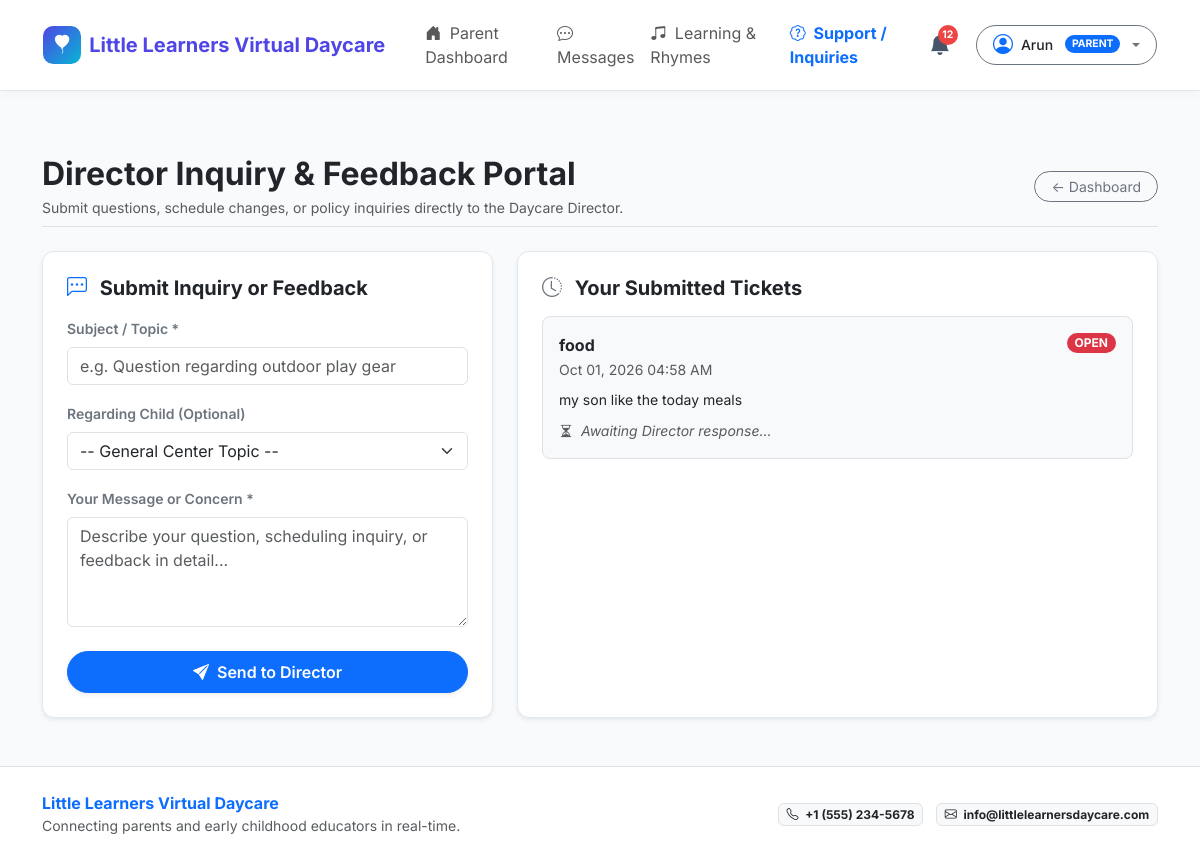
Page /parent/complaints (signed in) on the committed database.
### models/user.py (models this page shows, shortened)
class User(UserMixin, db.Model):
    __tablename__ = 'users'
    id = db.Column(db.Integer, primary_key=True)
    name = db.Column(db.String(120), nullable=False)
    email = db.Column(db.String(120), unique=True, nullable=False, index=True)
    password_hash = db.Column(db.String(256), nullable=False)
    role = db.Column(db.String(20), nullable=False, default='parent') # 'admin', 'caregiver', 'parent'
    phone = db.Column(db.String(30), nullable=True)
    created_at = db.Column(db.DateTime, default=datetime.utcnow)
    is_approved = db.Column(db.Boolean, default=True) # caregivers need admin approval
    reset_token = db.Column(db.String(100), nullable=True, index=True)
    reset_token_expiry = db.Column(db.DateTime, nullable=True)
    parent_children = db.relationship('Child', back_populates='parent', foreign_keys='Child.parent_id', lazy='dynamic')
    assigned_children = db.relationship('Child', back_populates='caregiver', foreign_keys='Child.caregiver_id', lazy='dynamic')
    activity_logs = db.relationship('ActivityLog', back_populates='author', lazy='dynamic')
    photos_uploaded = db.relationship('Photo', back_populates='uploader', lazy='dynamic')
    sent_messages = db.relationship('Message', back_populates='sender', foreign_keys='Message.sender_id', lazy='dynamic')
    received_messages = db.relationship('Message', back_populates='receiver', foreign_keys='Message.receiver_id', lazy='dynamic')
    notifications = db.relationship('Notification', back_populates='user', lazy='dynamic', cascade='all, delete-orphan')
    complaints = db.relationship('Complaint', back_populates='user', lazy='dynamic')
    @property
    def is_admin(self):
        return self.role == 'admin'
    @property
    def is_caretaker(self):
        return self.role in ('caretaker', 'caregiver')
    @property
    def is_caregiver(self):
        return self.is_caretaker
    @property
    def is_parent(self):
        return self.role == 'parent'
    @property
    def display_role(self):
        if self.is_caretaker:
            return "Caretaker"
        return self.role.title()

### models/complaint.py (models this page shows, shortened)
class Complaint(db.Model):
    __tablename__ = 'complaints'
    id = db.Column(db.Integer, primary_key=True)
    user_id = db.Column(db.Integer, db.ForeignKey('users.id'), nullable=False)
    child_id = db.Column(db.Integer, db.ForeignKey('children.id'), nullable=True)
    subject = db.Column(db.String(200), nullable=False)
    message = db.Column(db.Text, nullable=False)
    status = db.Column(db.String(30), default='open') # 'open', 'in_progress', 'resolved'
    admin_response = db.Column(db.Text, nullable=True)
    created_at = db.Column(db.DateTime, default=datetime.utcnow)
    updated_at = db.Column(db.DateTime, default=datetime.utcnow, onupdate=datetime.utcnow)
    user = db.relationship('User', back_populates='complaints')
    child = db.relationship('Child')
    @property
    def badge_class(self):
        badges = {
            'open': 'bg-danger',
            'in_progress': 'bg-warning text-dark',
            'resolved': 'bg-success'
        }
        return badges.get(self.status, 'bg-secondary')
    @property
    def formatted_date(self):
        return self.created_at.strftime('%b %d, %Y %I:%M %p')

### routes/parent.py (the view, shortened to what this page needs)
@parent_bp.route('/complaints', methods=['GET', 'POST'])
def complaints():
    user_children = Child.query.filter_by(parent_id=current_user.id).all() if current_user.is_parent else []
    user_complaints = Complaint.query.filter_by(user_id=current_user.id).order_by(Complaint.created_at.desc()).all()
    return render_template('parent/complaints.html', complaints=user_complaints, children=user_children)

### templates/parent/complaints.html (shortened to what this page needs)
{% extends "base.html" %}
{% block content %}
<div class="container py-4">
  <div class="d-flex flex-column flex-md-row justify-content-between align-items-start align-items-md-center gap-2 mb-4 pb-2 border-bottom">
    <div>
      <h2 class="fw-bold text-dark mb-1">Director Inquiry & Feedback Portal</h2>
      <p class="text-muted small mb-0">Submit questions, schedule changes, or policy inquiries directly to the Daycare Director.</p>
    </div>
    <a href="{{ url_for('parent.dashboard') }}" class="btn btn-outline-secondary btn-sm rounded-pill px-3">
      &larr; Dashboard
    </a>
  </div>
  <div class="row g-4">
    <div class="col-lg-5">
      <div class="card card-custom p-4 shadow-sm bg-white">
        <h5 class="fw-bold text-dark mb-3">
          <i class="bi bi-chat-left-dots text-primary me-2"></i> Submit Inquiry or Feedback
        </h5>
        <form method="POST" action="{{ url_for('parent.complaints') }}">
          <div class="mb-3">
            <label for="subject" class="form-label fw-semibold small text-secondary">Subject / Topic *</label>
            <input type="text" class="form-control" id="subject" name="subject" placeholder="e.g. Question regarding outdoor play gear" required>
          </div>
          {% if children %}
            <div class="mb-3">
              <label for="child_id" class="form-label fw-semibold small text-secondary">Regarding Child (Optional)</label>
              <select class="form-select" id="child_id" name="child_id">
                <option value="">-- General Center Topic --</option>
              </select>
            </div>
          {% endif %}
          <div class="mb-4">
            <label for="message" class="form-label fw-semibold small text-secondary">Your Message or Concern *</label>
            <textarea class="form-control" id="message" name="message" rows="4" placeholder="Describe your question, scheduling inquiry, or feedback in detail..." required></textarea>
          </div>
          <button type="submit" class="btn btn-primary w-100 py-2 rounded-pill fw-semibold shadow-sm">
            <i class="bi bi-send-fill me-1"></i> Send to Director
          </button>
        </form>
      </div>
    </div>
    <div class="col-lg-7">
      <div class="card card-custom p-4 shadow-sm bg-white h-100">
        <h5 class="fw-bold text-dark mb-3">
          <i class="bi bi-clock-history text-secondary me-2"></i> Your Submitted Tickets
        </h5>
        {% if complaints %}
          <div class="d-flex flex-column gap-3">
            {% for c in complaints %}
              <div class="p-3 rounded-3 border bg-light">
                <div class="d-flex justify-content-between align-items-start mb-2">
                  <div>
                    <strong class="text-dark d-block">{{ c.subject }}</strong>
                    <small class="text-muted">{{ c.formatted_date }}</small>
                  </div>
                  <span class="badge {{ c.badge_class }} rounded-pill text-uppercase px-2 py-1">
                    {{ c.status }}
                  </span>
                </div>
                <p class="small text-dark mb-2" style="white-space: pre-wrap;">{{ c.message }}</p>
                {% if c.admin_response %}
                  <div class="p-3 bg-success-subtle border border-success rounded-3 mt-2 small text-dark">
                    <strong class="d-block text-success mb-1">
                      <i class="bi bi-reply-fill me-1"></i> Director's Response:
                    </strong>
                    {{ c.admin_response }}
                  </div>
                {% else %}
                  <small class="text-muted fst-italic">
                    <i class="bi bi-hourglass-split me-1"></i> Awaiting Director response...
                  </small>
                {% endif %}
              </div>
            {% endfor %}
          </div>
        {% else %}
          <div class="text-center py-5 text-muted">
            <i class="bi bi-chat-square-check fs-2 d-block mb-2"></i>
            You haven't submitted any inquiries yet.
          </div>
        {% endif %}
      </div>
    </div>
  </div>
</div>
{% endblock %}

### templates/base.html (shortened to what this page needs)
<!DOCTYPE html>
<html lang="en">
<head>
  <link href="https://cdn.jsdelivr.net/npm/bootstrap@5.3.3/dist/css/bootstrap.min.css" rel="stylesheet">
  <link href="https://cdn.jsdelivr.net/npm/bootstrap-icons@1.11.3/font/bootstrap-icons.min.css" rel="stylesheet">
  <link rel="stylesheet" href="{{ url_for('static', filename='css/style.css') }}">
</head>
<body>
  <nav class="navbar navbar-expand-lg navbar-custom sticky-top">
    <div class="container-fluid px-lg-4">
      <a class="navbar-brand brand-logo" href="{{ url_for('index') }}">
        <div class="brand-icon">
          <i class="bi bi-balloon-heart-fill"></i>
        </div>
        <span>{{ daycare_name }}</span>
      </a>
      <div class="collapse navbar-collapse" id="navbarMain">
        <ul class="navbar-nav me-auto mb-2 mb-lg-0 ms-lg-3">
          {% if current_user.is_authenticated %}
            {% if current_user.is_admin %}
              <li class="nav-item">
                <a class="nav-link {% if request.endpoint == 'admin.dashboard' %}active fw-bold text-primary{% endif %}" href="{{ url_for('admin.dashboard') }}">
                  <i class="bi bi-speedometer2 me-1"></i> Dashboard
                </a>
              </li>
              <li class="nav-item">
                <a class="nav-link {% if 'caregiver' in request.endpoint %}active fw-bold text-primary{% endif %}" href="{{ url_for('admin.caregivers') }}">
                  <i class="bi bi-person-badge me-1"></i> Caretakers
                </a>
              </li>
              <li class="nav-item">
                <a class="nav-link {% if 'children' in request.endpoint or 'child' in request.endpoint %}active fw-bold text-primary{% endif %}" href="{{ url_for('admin.children') }}">
                  <i class="bi bi-people me-1"></i> Children
                </a>
              </li>
              <li class="nav-item">
                <a class="nav-link {% if 'complaint' in request.endpoint %}active fw-bold text-primary{% endif %}" href="{{ url_for('admin.complaints') }}">
                  <i class="bi bi-chat-square-dots me-1"></i> Inquiries & Complaints
                </a>
              </li>
              <li class="nav-item">
                <a class="nav-link {% if 'learning' in request.endpoint %}active fw-bold text-primary{% endif %}" href="{{ url_for('admin.learning') }}">
                  <i class="bi bi-book me-1"></i> Learning Resources
                </a>
              </li>
            {% elif current_user.is_parent %}
              <li class="nav-item">
                <a class="nav-link {% if request.endpoint == 'parent.dashboard' %}active fw-bold text-primary{% endif %}" href="{{ url_for('parent.dashboard') }}">
                  <i class="bi bi-house-door-fill me-1"></i> Parent Dashboard
                </a>
              </li>
              <li class="nav-item">
                <a class="nav-link {% if 'messages' in request.endpoint %}active fw-bold text-primary{% endif %}" href="{{ url_for('messages.message_threads') }}">
                  <i class="bi bi-chat-dots me-1"></i> Messages
                </a>
              </li>
              <li class="nav-item">
                <a class="nav-link {% if 'learning' in request.endpoint %}active fw-bold text-primary{% endif %}" href="{{ url_for('learning.index') }}">
                  <i class="bi bi-music-note-beamed me-1"></i> Learning & Rhymes
                </a>
              </li>
              <li class="nav-item">
                <a class="nav-link {% if 'complaint' in request.endpoint %}active fw-bold text-primary{% endif %}" href="{{ url_for('parent.complaints') }}">
                  <i class="bi bi-patch-question me-1"></i> Support / Inquiries
                </a>
              </li>
            {% endif %}
          {% endif %}
        </ul>
        <div class="d-flex align-items-center gap-3">
          {% if current_user.is_authenticated %}
            <div class="dropdown">
              <button class="notification-bell-btn position-relative" type="button" id="notificationBellBtn" data-bs-toggle="dropdown" aria-expanded="false">
                <i class="bi bi-bell-fill"></i>
                <span id="notificationBadge" class="notification-badge {% if unread_notifs_count == 0 %}d-none{% endif %}">
                  {{ unread_notifs_count }}
                </span>
              </button>
            </div>
            <div class="dropdown">
              <button class="btn btn-sm btn-outline-secondary dropdown-toggle d-flex align-items-center gap-2 rounded-pill px-3 py-1" type="button" data-bs-toggle="dropdown" aria-expanded="false">
                <i class="bi bi-person-circle fs-5 text-primary"></i>
                <span class="fw-medium text-dark">{{ current_user.name }}</span>
                <span class="badge {% if current_user.is_admin %}bg-dark{% elif current_user.is_caregiver %}bg-success{% else %}bg-primary{% endif %} rounded-pill ms-1 text-uppercase" style="font-size: 0.65rem;">
                  {{ current_user.display_role }}
                </span>
              </button>
            </div>
          {% else %}
            <a href="{{ url_for('auth.login') }}" class="btn btn-outline-primary btn-sm px-3 rounded-pill fw-medium">Sign In</a>
            <a href="{{ url_for('auth.register') }}" class="btn btn-primary btn-sm px-3 rounded-pill fw-medium">Register</a>
          {% endif %}
        </div>
      </div>
    </div>
  </nav>
  <div class="toast-container position-fixed bottom-0 end-0 p-3" id="toastContainer" style="z-index: 1090;"></div>
  <main class="py-4">
    {% block content %}{% endblock %}
  </main>
  <footer class="bg-white border-top py-4 mt-auto">
    <div class="container">
      <div class="row align-items-center gy-3">
        <div class="col-md-6 text-center text-md-start">
          <span class="fw-bold text-primary">{{ daycare_name }}</span>
          <p class="text-muted small mb-0">Connecting parents and early childhood educators in real-time.</p>
        </div>
        <div class="col-md-6 text-center text-md-end">
          <span class="badge bg-light text-dark border me-2"><i class="bi bi-telephone me-1"></i> {{ daycare_phone }}</span>
          <span class="badge bg-light text-dark border"><i class="bi bi-envelope me-1"></i> {{ daycare_email }}</span>
        </div>
      </div>
    </div>
  </footer>
</body>
</html>

### rows in the picture
User: name "Arun", display_role "PARENT"
Complaint: subject "food", formatted_date "Oct 01, 2026 04:58 AM", status "OPEN", message "my son like the today meals", shows "Awaiting Director response..."

### other values in the picture
{{ daycare_name }} "Little Learners Virtual Daycare"
{{ unread_notifs_count }} "12"
{{ daycare_phone }} "+1 (555) 234-5678"
{{ daycare_email }} "info@littlelearnersdaycare.com"
